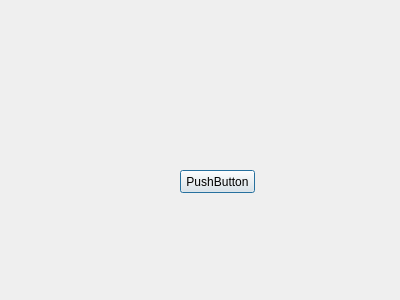
<?xml version="1.0" encoding="UTF-8"?>
<ui version="4.0">
 <class>replaceDialog</class>
 <widget class="QDialog" name="replaceDialog">
  <property name="geometry">
   <rect>
    <x>0</x>
    <y>0</y>
    <width>400</width>
    <height>300</height>
   </rect>
  </property>
  <property name="windowTitle">
   <string>replaceDialog</string>
  </property>
  <widget class="QPushButton" name="pushButton">
   <property name="geometry">
    <rect>
     <x>180</x>
     <y>170</y>
     <width>75</width>
     <height>23</height>
    </rect>
   </property>
   <property name="text">
    <string>PushButton</string>
   </property>
  </widget>
 </widget>
 <layoutdefault spacing="6" margin="11"/>
 <resources/>
 <connections/>
</ui>
